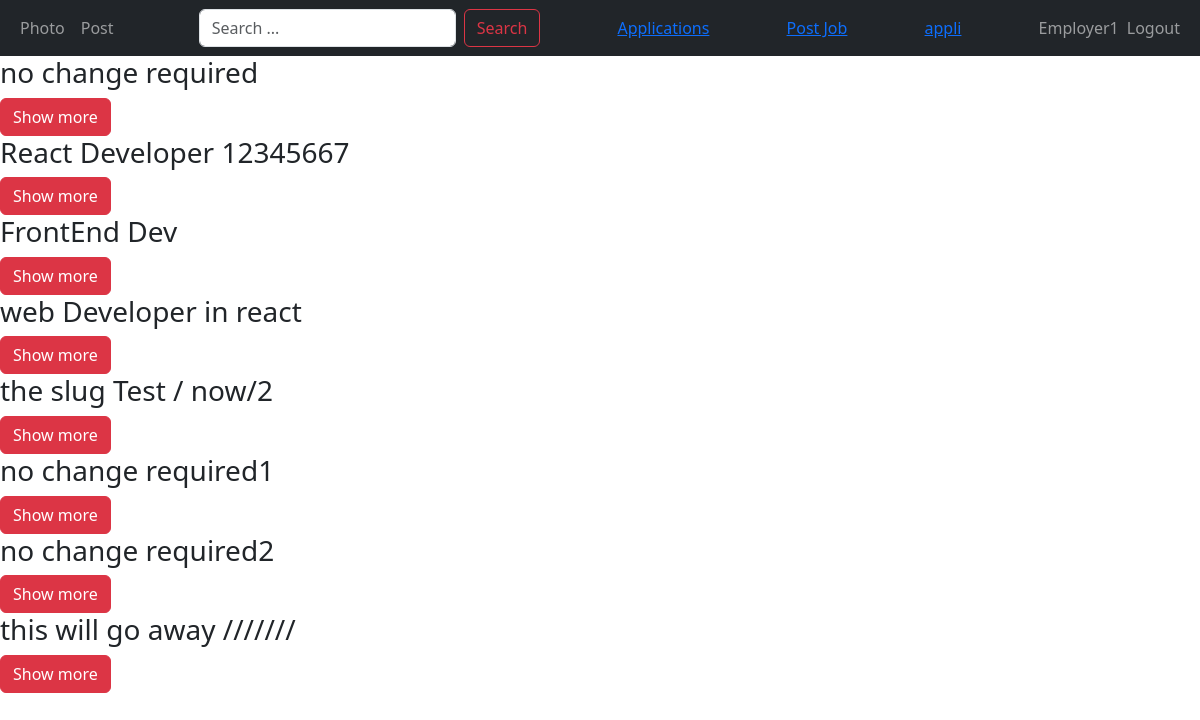
Page / (signed in) on the committed database.
### users/models.py (models this page shows, shortened)
class CustomUser(AbstractUser, PermissionsMixin):
    type_user = (
        ("Admin", "Admin"),
        ("applicant", "Applicant"),
        ("Employer", "Employer"),
    )
    username = models.CharField(max_length=200, unique=True)
    email = models.EmailField(max_length=50, unique=True)
    full_name = models.CharField(max_length=200)
    is_active = models.BooleanField(default=True)
    is_staff = models.BooleanField(default=False)
    is_superuser = models.BooleanField(default=False)
    is_admin = models.BooleanField(default=False)
    date_joined = models.DateTimeField(auto_now_add=True, null=True)
    last_login = models.DateTimeField(auto_now=True, null=True)
    user_type = models.CharField(max_length=200, choices=type_user)
    USERNAME_FIELD = "email"
    REQUIRED_FIELDS = ["username", "full_name"]

### job/models.py (models this page shows, shortened)
class Job(models.Model):
    positions = (
        ("junior", "junior"),
        ("intermediate", "intermediate"),
        ("senior", "senior"),
        ("expart", "expart"),
    )
    contaract_types = (
        ("remote", "remote"),
        ("part-time", "part-time"),
        ("full-time", "full-time"),
        ("negotiations", "negotiations"),
    )
    employer = models.ForeignKey(
        Employer, on_delete=models.CASCADE, related_name="jobs"
    )
    job_category = models.ForeignKey(
        Category,
        related_name="jobs",
        on_delete=models.CASCADE,
    )
    job_title = models.CharField(
        max_length=200,
    )
    slug = models.CharField(max_length=200, null=True)
    job_location = models.CharField(max_length=200)
    contract_type = models.CharField(max_length=200, choices=contaract_types)
    position = models.CharField(max_length=200, choices=positions)
    job_description = models.TextField()
    created_at = models.DateTimeField(
        auto_now_add=True,
        null=True,
    )
    updated_at = models.DateTimeField(auto_now=True, null=True)

### core/views.py (the view)
# urls.py: path("", views.index, name="index"),
def index(request):
    jobs = Job.objects.all()
    return render(request, "core/index.html", {"jobs": jobs})

### templates/core/index.html (shortened to what this page needs)
{% extends "core/base.html" %} {% block title%}Core{% endblock %} {% load
crispy_forms_tags %}
{% block content %}
{% for i in jobs %}
<h3>{{i.job_title}}</h3>
<a
  class="btn btn-danger"
  href="{% url 'job_detail' i.job_category.slug i.slug %}"
  >Show more</a
>
{%endfor %}
{% endblock %}

### templates/core/nav.html (shortened to what this page needs)
{% load menu %}
<nav class="navbar navbar-expand-lg navbar-dark bg-dark">
  <div class="container-fluid">
    <ul class="navbar-nav">
      <li class="nav-item">
        <a href="#" class="nav-link">Photo</a>
      </li>
      <li class="nav-item"><a href="#" class="nav-link">Post</a></li>
    </ul>
    <form class="d-flex" method="GET" action="{% url 'search' %}">
      <input
        class="form-control me-2"
        type="search"
        placeholder="Search ..."
        aria-label="Search"
        name="search"
      />
      <button class="btn btn-outline-danger" type="submit">Search</button>
    </form>
    {% if user.is_authenticated %} {% if user.user_type == 'applicant' %}
    <ul class="navbar-nav">
      <li class="nav-item">{% menu %}</li>
      <a href="#">My Applications</a>
      {% elif user.user_type == 'employer' %}
      <a href="{% url 'job_applied' %}">Applications</a>
      <a href="{% url 'job_creation' %}">Post Job</a>
      <a href="{%  url 'employer_profile_detail' user.id%}">appli</a>
    {% endif %}
    <ul class="navbar-nav">
      <li class="navbar-text">
        <span class="text-capitalize">{{user.username}}</span>
      </li>
      <li class="nav-item">
        <a href="{% url 'logout' %}" class="nav-link">Logout</a>
      </li>
      {% else%}
      <li class="nav-item">
        <a href="{% url 'login' %}" class="nav-link">Login</a>
      </li>
      {% endif%}
    </ul>
  </div>
</nav>

### rows in the picture
CustomUser: username "Employer1"
Job: job_title "no change required"
Job: job_title "React Developer 12345667"
Job: job_title "FrontEnd Dev"
Job: job_title "web Developer in react"
Job: job_title "the slug Test / now/2"
Job: job_title "no change required1"
Job: job_title "no change required2"
Job: job_title "this will go away ///////"
